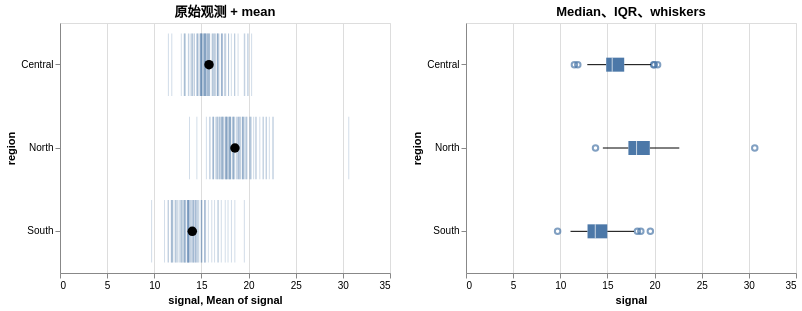

The notebook cell saved with this chart:
### Markdown cell above
## 1. Central tendency、spread 与 underlying observations

Mean、median、SD、boxplot 都压缩信息。Beyond-whisker point 只是值得检查，不自动等于错误。这里的 spread 描述 observations，不是 mean 的 uncertainty。

### Code cell
summary_base = alt.Chart(observations, width=330, height=250).encode(
    y="region:N", x="signal:Q")
raw_ticks = summary_base.mark_tick(opacity=0.25)
mean_points = summary_base.mark_point(
    color="black", filled=True, size=90).encode(x="mean(signal):Q")
raw_and_mean = (raw_ticks + mean_points).properties(title="原始观测 + mean")
boxplots = summary_base.mark_boxplot(extent=1.5).properties(
    title="Median、IQR、whiskers")
display(raw_and_mean | boxplots)

### Figure 1 — Vega-Lite specification as saved in the notebook (floating-point values rounded to 4 significant figures; data arrays with more than 128 entries replaced by an {"elided": "..."} marker saying what was removed)
{"config": {"view": {"continuousWidth": 300, "continuousHeight": 300}}, "hconcat": [{"layer": [{"mark": {"type": "tick", "opacity": 0.25}, "encoding": {"x": {"field": "signal", "type": "quantitative"}, "y": {"field": "region", "type": "nominal"}}}, {"mark": {"type": "point", "color": "black", "filled": true, "size": 90}, "encoding": {"x": {"aggregate": "mean", "field": "signal", "type": "quantitative"}, "y": {"field": "region", "type": "nominal"}}}], "height": 250, "title": "原始观测 + mean", "width": 330}, {"mark": {"type": "boxplot", "extent": 1.5}, "encoding": {"x": {"field": "signal", "type": "quantitative"}, "y": {"field": "region", "type": "nominal"}}, "height": 250, "title": "Median、IQR、whiskers", "width": 330}], "data": {"name": "data-9d0375a219d4f69bc442586599b07ed3"}, "$schema": "https://vega.github.io/schema/vega-lite/v6.4.1.json", "datasets": {"data-9d0375a219d4f69bc442586599b07ed3": {"elided": "240 records"}}}
